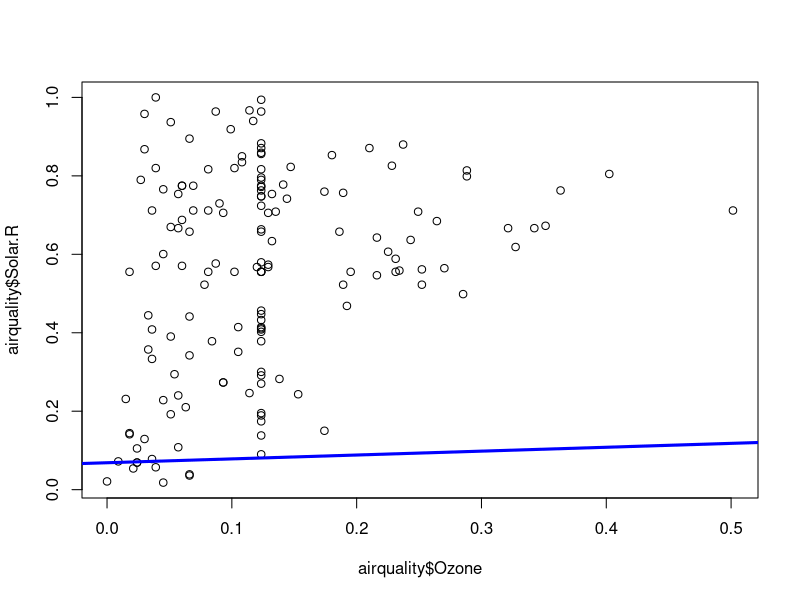
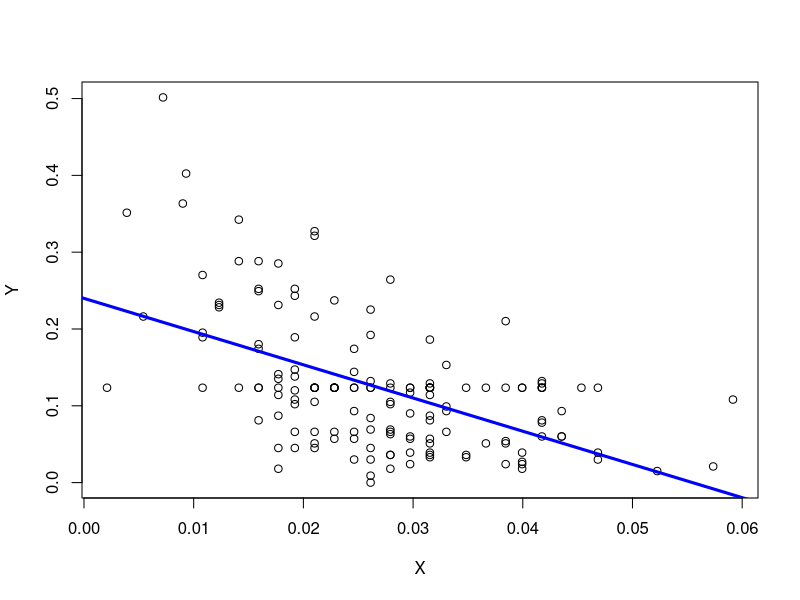

R code for these plots, in order:


require("datasets")
data("airquality")
str(airquality)

head(airquality)

airquality$Ozone[which(is.na(airquality$Ozone))]<-mean(airquality$Ozone,na.rm = T)
airquality$Solar.R[which(is.na(airquality$Solar.R))]<-mean(airquality$Solar.R,na.rm = T)

col1<- mapply(anyNA,airquality) # apply function anyNA() on all columns of airquality dataset
col1





# Impute monthly mean in Ozone
for (i in 1:nrow(airquality)){
  if(is.na(airquality[i,"Ozone"])){
    airquality[i,"Ozone"]<- mean(airquality[which(airquality[,"Month"]==airquality[i,"Month"]),"Ozone"],na.rm = TRUE)
  }
  # Impute monthly mean in Solar.R
  if(is.na(airquality[i,"Solar.R"])){
    airquality[i,"Solar.R"]<- mean(airquality[which(airquality[,"Month"]==airquality[i,"Month"]),"Solar.R"],na.rm = TRUE)
  }
  
}
#Normalize the dataset so that no particular attribute has more impact on clustering algorithm than others.
normalize<- function(x){
  return((x-min(x))/(max(x)-min(x)))
}
airquality<- normalize(airquality) # replace contents of dataset with normalized values
str(airquality)


Y<- airquality[,"Ozone"] # select Target attribute
X<- airquality[,"Solar.R"] # select Predictor attribute



model1<- lm(Ozone~Solar.R,data = airquality)
model1 # provides regression line coefficients i.e. slope and y-intercept

plot(airquality$Ozone,airquality$Solar.R) # scatter plot between X and Y
abline(model1, col="blue", lwd=3) # add regression line to scatter plot to see relationship between X and Y


Y<- airquality[,"Ozone"] # select Target attribute
X<- airquality[,"Wind"] # select Predictor attribute

model2<- lm(Y~X)
model2 # provides regression line coefficients i.e. slope and y-intercept

plot(Y~X) # scatter plot between X and Y
abline(model2, col="blue", lwd=3) # add regression line to scatter plot to see relationship between X and Y


# Prediction of 'Ozone' when 'Solar.R'= 10
p1<- predict(model1,data.frame("Solar.R"=10))
p1


# Prediction of 'Ozone' when 'Wind'= 5
p2<- predict(model2,data.frame("X"=5))
p2

